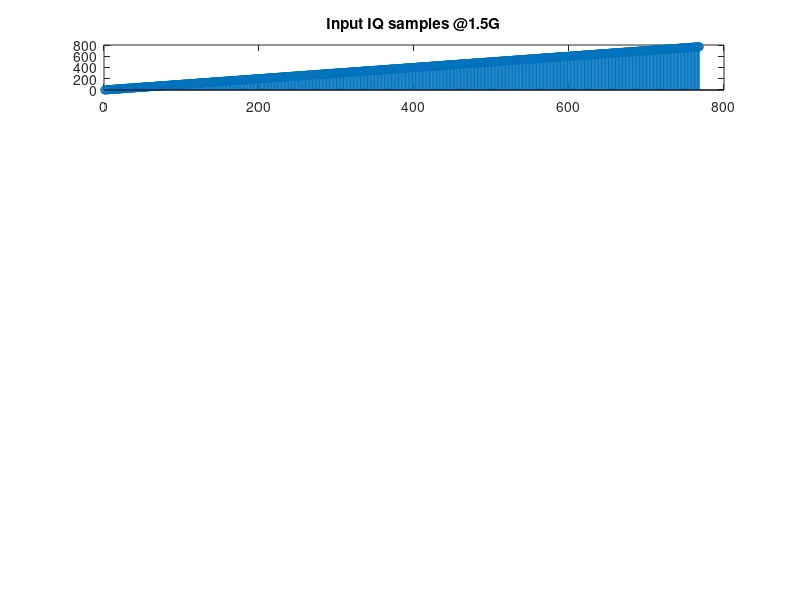

MATLAB code for this plot: (Note: this script raises an error after producing the figure.)
% This program is to generate an input and output sample file for VHA DUC
% testing at 1.5 gsps
clc;
clear;
close all;

num_vectors = 24;
num_samples_per_vector = 32;
num_samples = num_vectors * num_samples_per_vector;

for i = 1:num_samples
    input_iq (i) = i;        % ramp
end

n1 = 1:1:num_samples;
subplot(6,1,1); grid on;
stem(n1, input_iq); title("Input IQ samples @1.5G");

% write this into a file which can be sourced while running on FRIO
fileId = fopen("input_samples/upconversion/single_band_upconversion_1p5.txt", "w");
fprintf(fileId, "%08x\n", input_iq);
fclose(fileId);

% input_iq should be scaled down before giving as input to the matlab model
scale_factor = 2^-15;
input_iq_for_model = (input_iq * scale_factor);

% no filters enabled
config.vha_hbf_stages = [0 0 0 0];

% now do an interpolation
output_iq_from_model_1p5 = vha_interpolate(input_iq_for_model, config);

% now scale the samples up
scale_factor = 2^15;
output_iq_1p5 = (output_iq_from_model_1p5 * scale_factor);

n2 = 1:1:length(output_iq_1p5);
subplot(6, 1, 2); grid on;
stem(n2, output_iq_1p5);  title ("Output - No filters enabled");

% write this output to another file
fileId = fopen("output_samples/upconversion/1g/single_band_upconversion_1p5.txt", "w");
fprintf(fileId, "%08x\n", output_iq_1p5);
fclose(fileId);

% enable w1
config.vha_hbf_stages = [1 0 0 0];

% now do an interpolation
output_iq_from_model_3 = vha_interpolate(input_iq_for_model, config);

% now scale the samples up
output_iq_3 = (output_iq_from_model_3 * scale_factor);

n2 = 1:1:length(output_iq_3);
subplot(6, 1, 3); grid on;
stem(n2, output_iq_3); title ("Output - W1 enabled");
fileId = fopen("output_samples/upconversion/1g/single_band_upconversion_3.txt", "w");
fprintf(fileId, "%08x\n", output_iq_3);
fclose(fileId);

% enable w1, w2
config.vha_hbf_stages = [1 1 0 0];

% now do an interpolation
output_iq_from_model_6 = vha_interpolate(input_iq_for_model, config);

% now scale the samples up
output_iq_6 = (output_iq_from_model_6 * scale_factor);

n2 = 1:1:length(output_iq_6);
subplot(6, 1, 4); grid on;
stem(n2, output_iq_6);title ("Output - W1, W2 enabled");
fileId = fopen("output_samples/upconversion/1g/single_band_upconversion_6.txt", "w");
fprintf(fileId, "%08x\n", output_iq_6);
fclose(fileId);

clear;
